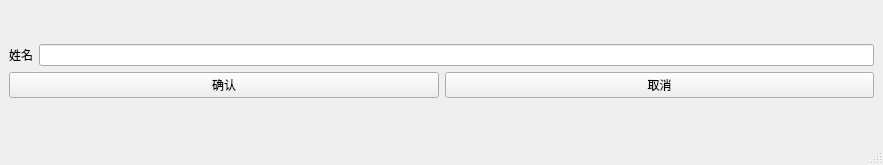
<?xml version="1.0" encoding="UTF-8"?>
<ui version="4.0">
 <class>MainWindow</class>
 <widget class="QMainWindow" name="MainWindow">
  <property name="geometry">
   <rect>
    <x>0</x>
    <y>0</y>
    <width>883</width>
    <height>165</height>
   </rect>
  </property>
  <property name="windowTitle">
   <string>MainWindow</string>
  </property>
  <widget class="QWidget" name="centralwidget">
   <layout class="QVBoxLayout" name="verticalLayout_2">
    <item>
     <layout class="QVBoxLayout" name="verticalLayout">
      <item>
       <layout class="QHBoxLayout" name="horizontalLayout">
        <item>
         <widget class="QLabel" name="user">
          <property name="text">
           <string>姓名</string>
          </property>
         </widget>
        </item>
        <item>
         <widget class="QLineEdit" name="userText"/>
        </item>
       </layout>
      </item>
      <item>
       <layout class="QHBoxLayout" name="horizontalLayout_2">
        <item>
         <widget class="QPushButton" name="is_ok">
          <property name="text">
           <string>确认</string>
          </property>
         </widget>
        </item>
        <item>
         <widget class="QPushButton" name="cancel">
          <property name="text">
           <string>取消</string>
          </property>
         </widget>
        </item>
       </layout>
      </item>
     </layout>
    </item>
   </layout>
  </widget>
  <widget class="QMenuBar" name="menubar">
   <property name="geometry">
    <rect>
     <x>0</x>
     <y>0</y>
     <width>883</width>
     <height>23</height>
    </rect>
   </property>
  </widget>
  <widget class="QStatusBar" name="statusbar"/>
 </widget>
 <resources/>
 <connections/>
</ui>
